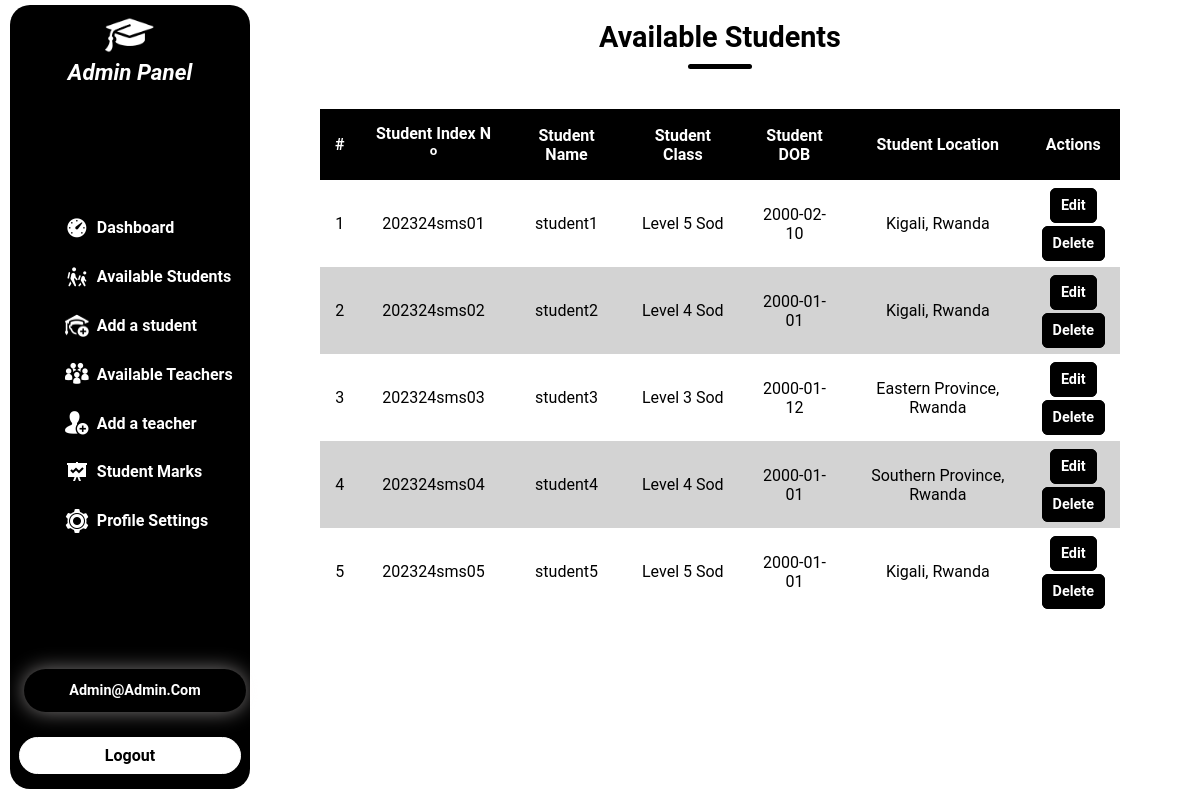
Screenshot of /admin/available_students.php (signed in) with the database file from the repository.
### tables this page shows
CREATE TABLE `students` (
  `student_id` int(11) NOT NULL,
  `student_index` varchar(100) NOT NULL,
  `student_name` varchar(100) NOT NULL,
  `student_class` varchar(50) NOT NULL,
  `student_dob` varchar(100) NOT NULL,
  `student_location` varchar(100) NOT NULL
);

### admin/available_students.php (the view, shortened to what this page needs)
<?php
    include("../connection.php");
?>
<!DOCTYPE html>
<html lang="en">
<head>
    <link rel="stylesheet" href="../style.css">
    <link rel="stylesheet" href="https://cdnjs.cloudflare.com/ajax/libs/font-awesome/6.4.2/css/all.min.css" />
</head>
<body>
<div class="main-container">
<?php
    include("sidebar.php");
?>
    <section>
        <div class="container">
            <div class="title">
                <h1>Available Students</h1>
                <div class="line"></div>
            </div>
            <table>
                <tr>
                    <th>#</th>
                    <th>Student Index N <sup>o</sup></th>
                    <th>Student Name</th>
                    <th>Student Class</th>
                    <th>Student DOB</th>
                    <th>Student Location</th>
                    <th>Actions</th>
                </tr>
                <?php
                $query=$con->query("Select * from students");
                while ($row = mysqli_fetch_array($query))
                {
                ?>
                <tr>
                    <td><?php echo $row['student_id'];?></td>
                    <td><?php echo $row['student_index'];?></td>
                    <td><?php echo $row['student_name'];?></td>
                    <td><?php echo $row['student_class'];?></td>
                    <td><?php echo $row['student_dob'];?></td>
                    <td><?php echo $row['student_location'];?></td>
                    <td>
                    <a href="edit_student.php?student_id=<?php echo $row['student_id']?>">Edit</a><br><br>
                    <a href="delete_student.php?student_id=<?php echo $row['student_id']?>">Delete</a>
                    </td>
                </tr>
                <?php
                }
                ?>
            </table>
        </div>
    </section>
</div>
</body>
</html>

### style.css (style rules this page uses)
* { margin: 0; padding: 0; box-sizing: border-box; }
body { font-family: Roboto; }
.main-container { display: flex; flex-direction: row; justify-content: space-between; }
section { padding: 10px; width: 70%; margin-left: 25%; }
.container { display: flex; flex-direction: column; justify-content: center; padding: 10px; }
.title { display: flex; flex-direction: column; align-items: center; justify-content: center; }
.title h1 { font-size: 1.8rem; }
.title .line { padding: 2.5px; background: black; border-radius: 50px; width: 8%; margin-top: 10px; }
::placeholder { color: black; }
table { margin-top: 40px; width: 100%; text-align: center; border-collapse: collapse; }
th { background: black; color:#fff; }
tr:nth-child(odd) { background: lightgray; }
tr,th,td { padding: 15px; }
td a { color: #fff; background: black; padding: 8px 10px; border-radius: 6px; text-decoration: none; font-size: 0.9rem; font-weight: bold; border: 1.5px solid black; transition: all ease-in-out 0.4s; }

### rows the page displays
students: student_id "1", student_index "202324sms01", student_name "student1", student_class "Level 5 Sod", student_dob "2000-02-10", student_location "Kigali, Rwanda"
students: student_id "2", student_index "202324sms02", student_name "student2", student_class "Level 4 Sod", student_dob "2000-01-01", student_location "Kigali, Rwanda"
students: student_id "3", student_index "202324sms03", student_name "student3", student_class "Level 3 Sod", student_dob "2000-01-12", student_location "Eastern Province, Rwanda"
students: student_id "4", student_index "202324sms04", student_name "student4", student_class "Level 4 Sod", student_dob "2000-01-01", student_location "Southern Province, Rwanda"
students: student_id "5", student_index "202324sms05", student_name "student5", student_class "Level 5 Sod", student_dob "2000-01-01", student_location "Kigali, Rwanda"

### other values shown
$_SESSION['admin_email'] "Admin@admin.com"
